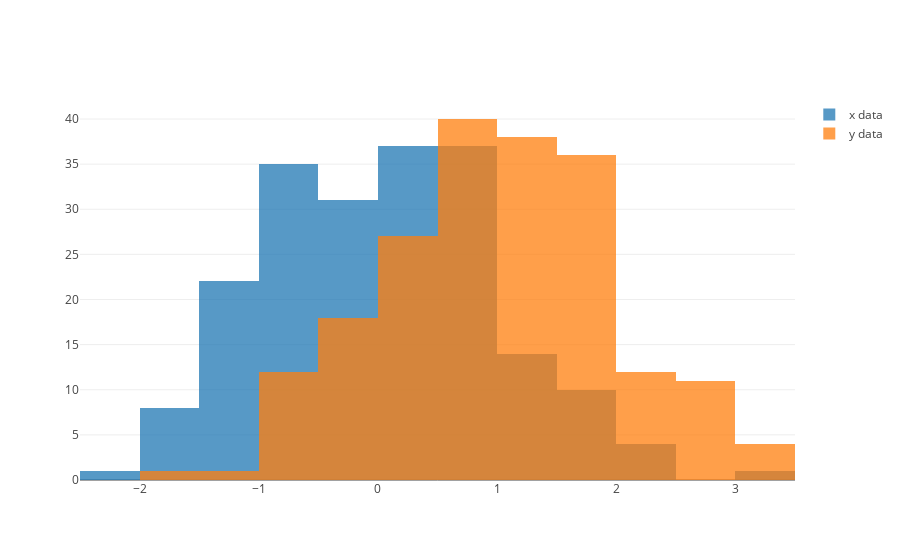

The notebook cell saved with this chart:
### Markdown cell above
### Overlay histogram

From the code above, we can see that the `data` variable is a list. This is because plotly take a list of traces in order to generate a plot. This process make it easier to create a plot with multiple layers.

### Code cell
# Overlay graph

# Generate two histogram traces
trace0 = go.Histogram(
    x = df["x"],
    opacity=0.75,
    name = "x data"
)
trace1 = go.Histogram(
    x = df["y"],
    opacity=0.75,
    name = "y data"
)

# Combine the two histogram by putting them it a list
data = [trace0, trace1]

# Create a layout
layout = go.Layout(barmode='overlay')

# Generate figure
fig = go.Figure(data=data, layout=layout)

# Show the figure
py.iplot(fig)

### Figure 1 — Plotly figure (JSON) as saved in the notebook; plotly's stock layout.template omitted (floating-point values rounded to 4 significant figures; data arrays with more than 128 entries replaced by an {"elided": "..."} marker saying what was removed)
{"data": [{"name": "x data", "opacity": 0.75, "type": "histogram", "x": {"elided": "200 float values"}}, {"name": "y data", "opacity": 0.75, "type": "histogram", "x": {"elided": "200 float values"}}], "layout": {"barmode": "overlay"}}
